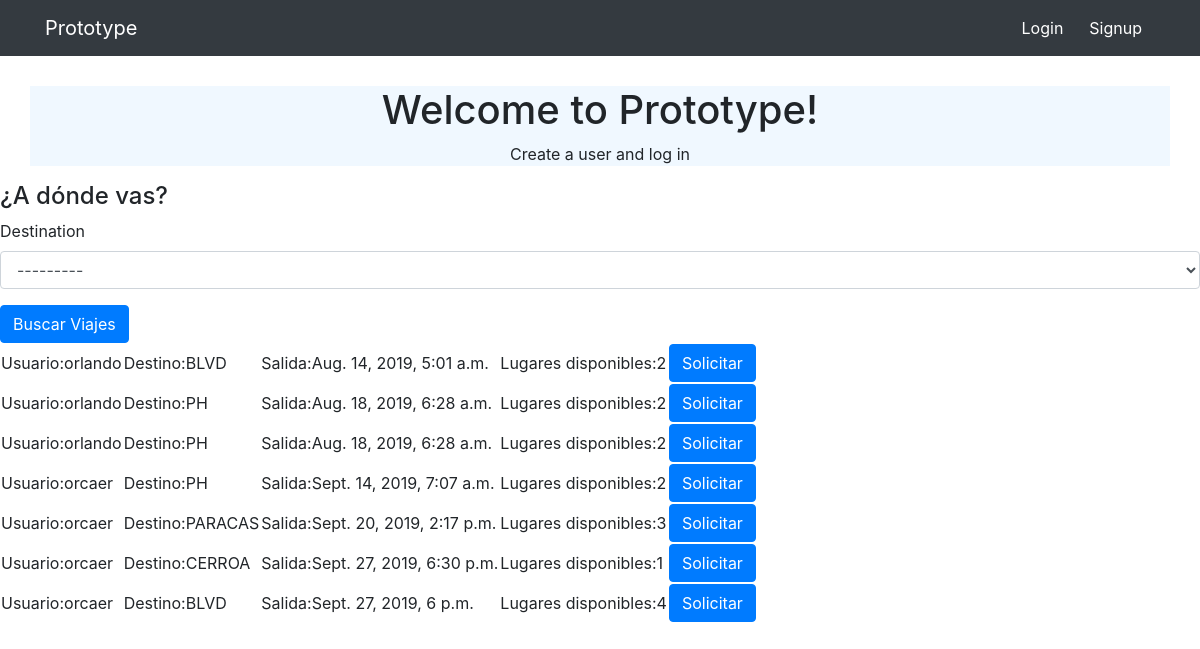
The app's page /requests/create/ with its own data.
### trips/models.py (models this page shows, shortened)
class Trip(models.Model):
    DESTINATIONS = [
    ('BLVD', 'Boulevard ASIA'),
    ('PH', 'Punta Hermosa'),
    ('PARACAS', 'Paracas'),
    ('ELROS', 'El Rosario'),
    ('CERROA',  'Cerro Azul')
    ]
    SPACES = [
    (1,1), (2,2), (3,3), (4,4), (5,5)
    ]
    user = models.ForeignKey(User, related_name="trips", on_delete = models.CASCADE)
    created_at = models.DateTimeField(auto_now=True, null=False)
    date_request = models.DateTimeField(auto_now = False, default = datetime.now(), null = False, editable = True)
    origin = models.CharField(max_length=100, null=False)
    places = models.SmallIntegerField(choices = SPACES, null=False)
    destination = models.CharField(max_length=64, choices = DESTINATIONS)
    description = models.TextField(blank = True, default = '')

### requests/views.py (the view)
# urls.py: url(r'create/$', views.ListRequests.as_view(), name = 'create_request')
class ListRequests(generic.ListView):
    model = Trip
    template_name = 'requests/select_request.html'
    def get_context_data(self,**kwargs):
        context = super().get_context_data(**kwargs)
        context['filter'] = filters.TripFilter(self.request.GET, queryset = self.get_queryset())
        return context

### requests/templates/requests/select_request.html
{% extends "base.html" %}
{% load bootstrap3 %}
{% block content %}
<h4>¿A dónde vas?</h4>
<form method="GET">
  {% bootstrap_form filter.form %}
  <button type="submit" class="btn btn-primary">Buscar Viajes</button>
</form>
<table>
  {% for trip in filter.qs %}
    <tr>
      <td>Usuario:{{trip.user}}</td>
      <td>Destino:{{ trip.destination }}</td>
      <td>Salida:{{trip.date_request}}</td>
      <td>Lugares disponibles:{{trip.places}}</td>
      <td><a href="{%url 'trips:confirm_trip' trip.user trip.pk %}" class="btn btn-primary" role = "button">Solicitar</a></td>
    </tr>
  {% endfor %}
</table>
{% endblock %}

### templates/base.html (shortened to what this page needs)
<!DOCTYPE html>
{% load staticfiles %}
<html lang="en" dir="ltr">
  <head>
    <link rel="stylesheet" href="https://stackpath.bootstrapcdn.com/bootstrap/4.3.1/css/bootstrap.min.css">
    <link rel="stylesheet" href="{% static 'css/master.css' %}">
    <link rel="stylesheet" href="{% static 'css/gijgo.min.css' %}">
  </head>
  <body>
    <nav class="navbar navbar-expand-lg navbar-dark bg-dark" role="navigation" id="navbar">
    			<div class="container">
            <a class="navbar-brand mynav" href="{% url 'home' %}">Prototype</a>
    					<ul class="nav navbar-nav navbar-right" id="navlinks">
                {% if user.is_authenticated %}
                <li class="nav-item active"><a href="{% url "requests:create_request" %}" class="btn btn-simple text-white">Create Request</a></li>
                <li class="nav-item active"><a href="{% url "trips:create_trip" %}" class="btn btn-simple text-white">Create Ride</a></li>
                <li class="nav-item active"><a href=# class="btn btn-simple text-white">My Requests</a></li>
                <li class="nav-item active"><a href="{% url "users:logout" %}" class="btn btn-simple text-white">Logout</a></li>
                {% else %}
    						<li class="nav-item active"><a href="{% url "users:login" %}" class="btn btn-simple text-white">Login</a></li>
                <li class="nav-item active"><a href="{% url "users:signup" %}" class="btn btn-simple text-white">Signup</a></li>
                {% endif %}
    					</ul>
    			</div>
    		</nav>
        <div class="container" id="titletop">
          <h1>Welcome to Prototype!</h1>
          <p>Create a user and log in</p>
        </div>
        {% block content %}
        {% endblock %}
  </body>
</html>

### static/css/master.css (style rules this page uses)
#titletop { text-align: center; background-color: #F0F8FF; margin-top: 30px; }

### records on screen
Trip: user "orlando", destination "BLVD", date_request "Aug. 14, 2019, 5:01 a.m.", places "2"
Trip: user "orlando", destination "PH", date_request "Aug. 18, 2019, 6:28 a.m.", places "2"
Trip: user "orlando", destination "PH", date_request "Aug. 18, 2019, 6:28 a.m.", places "2"
Trip: user "orcaer", destination "PH", date_request "Sept. 14, 2019, 7:07 a.m.", places "2"
Trip: user "orcaer", destination "PARACAS", date_request "Sept. 20, 2019, 2:17 p.m.", places "3"
Trip: user "orcaer", destination "CERROA", date_request "Sept. 27, 2019, 6:30 p.m.", places "1"
Trip: user "orcaer", destination "BLVD", date_request "Sept. 27, 2019, 6 p.m.", places "4"
